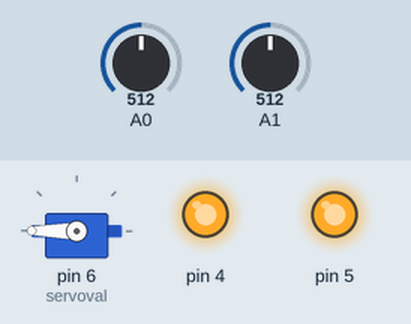
Bench run of a sketch on a simulated Arduino Uno, built with avr-gcc and run on an emulated ATmega328P. On the bench: servo, output pins drawn as LEDs (lit = HIGH). The inputs (shaded band) are chosen by the test bench; at power-on: A0 = 512, A1 = 512.

Above: at 0.1 s.
Timing chart, 0 to 1.6 s (numbered marks = the images above):
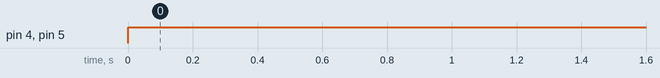

The sketch:

Fire_Alarm.ino
```cpp
#include<Servo.h>

int servoval = 6;

Servo servo;

void setup()
{
  Serial.begin(9600);
  servo.attach(servoval);

  pinMode(6, OUTPUT);
  pinMode(5, OUTPUT);
  pinMode(4, OUTPUT);
  pinMode(A0, INPUT);
  pinMode(A1, INPUT);
}

void loop()
{
   int reading = analogRead(A0);
  float voltage = reading * 5.0;
  voltage /= 1024.0;
  float temperatureC = (voltage - 0.5) * 100 ;

  int sensorValue = analogRead(A1);

  if(temperatureC > 60 || sensorValue > 200)
  {
    digitalWrite(5,HIGH);
    digitalWrite(4,HIGH);
  }
  else
  {
    digitalWrite(5,LOW);
    digitalWrite(4,LOW);
  }

  if(temperatureC > 65 || sensorValue > 220)
  {
    digitalWrite(5,HIGH);
    digitalWrite(4,HIGH);
    servo.write(180);
  }
  else
  {
    digitalWrite(5,LOW);
    digitalWrite(4,LOW);
    servo.write(0);
  }
}
```

Measured:
- by itself, pin 4, pin 5: LOW → HIGH at 0.00 s
